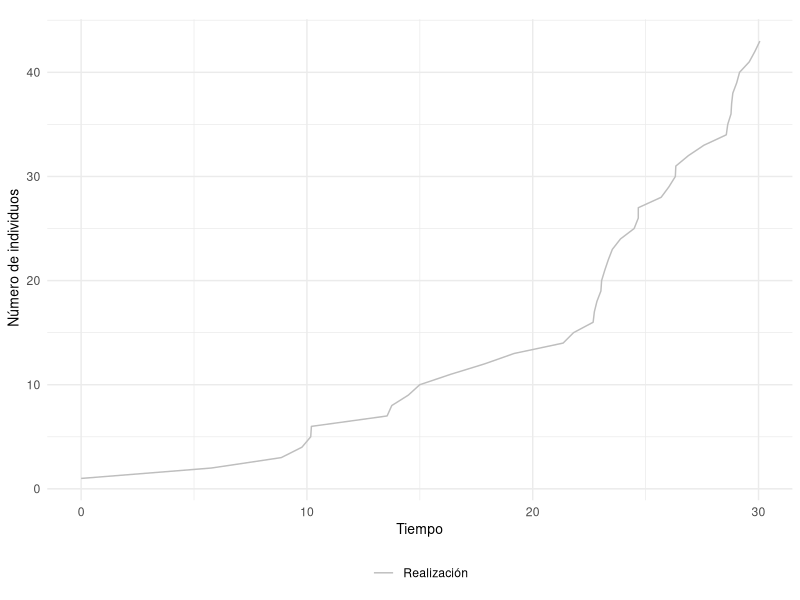

R code for this plot:
## ---- chunk 1
library("deSolve")
library("ggplot2")
## ---- chunk 2
tiempo_exponencial <- function(a0){
  r1 <- runif(n=1,min=0,max=1)
  return((1/a0)*log(1/r1))
}
## ---- chunk 3
Malthus_EDO <- function(t,state,parameters){
  with(as.list(c(state, parameters)), { 
    dX <- r * X 
    list(dX)
  })
}
## ---- chunk 4
Malthus_Gillespie<-function(r,x0,t0,tf){
  # Variable espacial que almacena el estado del sistema en tras cada reacción
  x <- x0
  # Variable espacial
  x_actual <- x0
  
  # Cálculo de la propensidad
  a <- abs(r)*x_actual
  
  # Controlamos la extinción mediante una variable lógica
  extincion <- FALSE
  
  # Variable temporal
  t <- t0
  # Variable que almacena todos los tiempos de reacción
  t_imprimir <- t0
  
  while(t<tf){
    
    # Avanzamos la variable temporal
    t <- t + tiempo_exponencial(a)
    # Almacenamos el tiempo de reacción
    t_imprimir <- c(t_imprimir,t)
  
    if( t==Inf ){
      x_actual <- 0
    }else{
      r2 <- runif(n=1, min=0, max=1)
      if(r>0)
        x_actual <- x_actual + 1
      else
        x_actual <- x_actual-1
    }
    
    
    # Almacenamos el estado del sistema
    x <- c(x,x_actual)

    a <- abs(r)*x_actual
    
  }
  
  # Si se extingue la población cambiamos el valor de extincion a TRUE
  if( x_actual == 0 )
    extincion <- TRUE
  
  datos <- data.frame(t_imprimir=t_imprimir,x_imprimir=x,row.names = NULL)
  
  # Devolvemos una lista que nos indica si se ha extinguido la población 
  # y una base de datos con la evolución temporal del sistema
  return(list(extincion = extincion, datos = datos))
}
## ---- chunk 5
# Definimos parámetros adecuados
r <- 0.1
x0 <- 1
t0 <- 0
tf <- 30

# Consideramos una realización
n_realizaciones <- 1

# Inicializamos el gráfico en el que incluimos la realización
grafico <- ggplot()

for (i in 1:n_realizaciones) {
  realizacion <- Malthus_Gillespie(r,x0,t0,tf)
  imprimir <- realizacion$datos
  grafico <- grafico + geom_line(data = imprimir, aes(x = t_imprimir, y = x_imprimir, color="Realización"))
}
## ---- chunk 6

grafico <- grafico + labs(title = element_blank(), x = "Tiempo", y = " Número de individuos") +
  coord_cartesian(xlim = c(0, tf)) +
  theme_minimal() + 
  theme(legend.title=element_blank(),legend.position = "bottom",axis.title.x = element_text(size = 10), axis.title.y = element_text(size = 10)) + 
  scale_color_manual(values = c("Realización"="grey" ), breaks = c("Realización"))

print(grafico)
